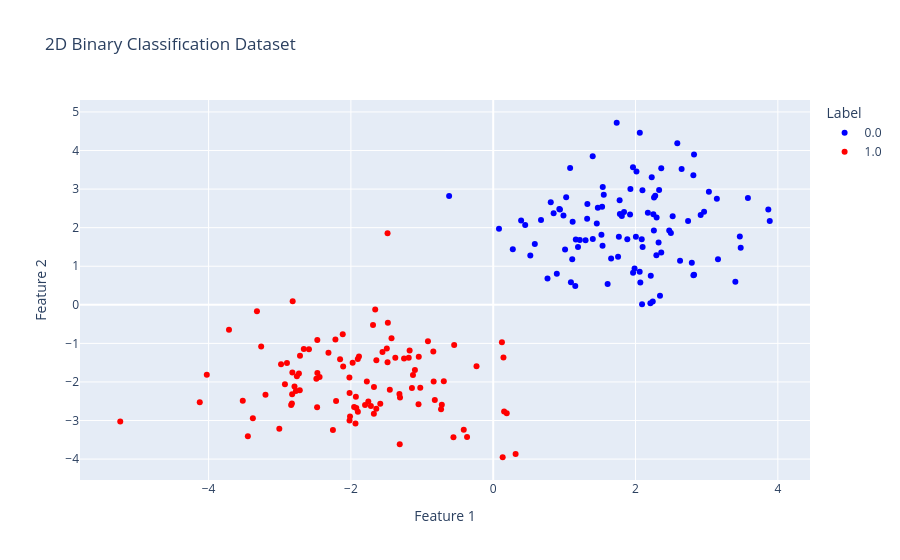

The notebook cell saved with this chart:
### Code cell
import plotly.express as px

# Create interactive scatter plot using NumPy arrays
fig = px.scatter(
    x=X[:, 0], 
    y=X[:, 1], 
    color=y.flatten().astype(str),
    title="2D Binary Classification Dataset",
    labels={'x': 'Feature 1', 'y': 'Feature 2', 'color': 'Label'},
    color_discrete_map={'0.0': 'blue', '1.0': 'red'}
)

fig.show()
